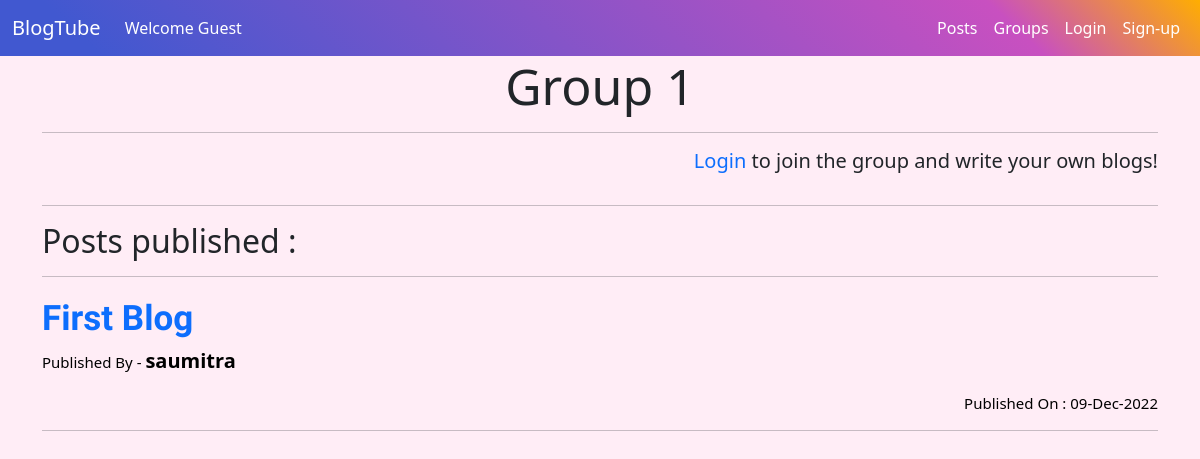
/group/group_detail/4, run on an earlier commit of the app's database.
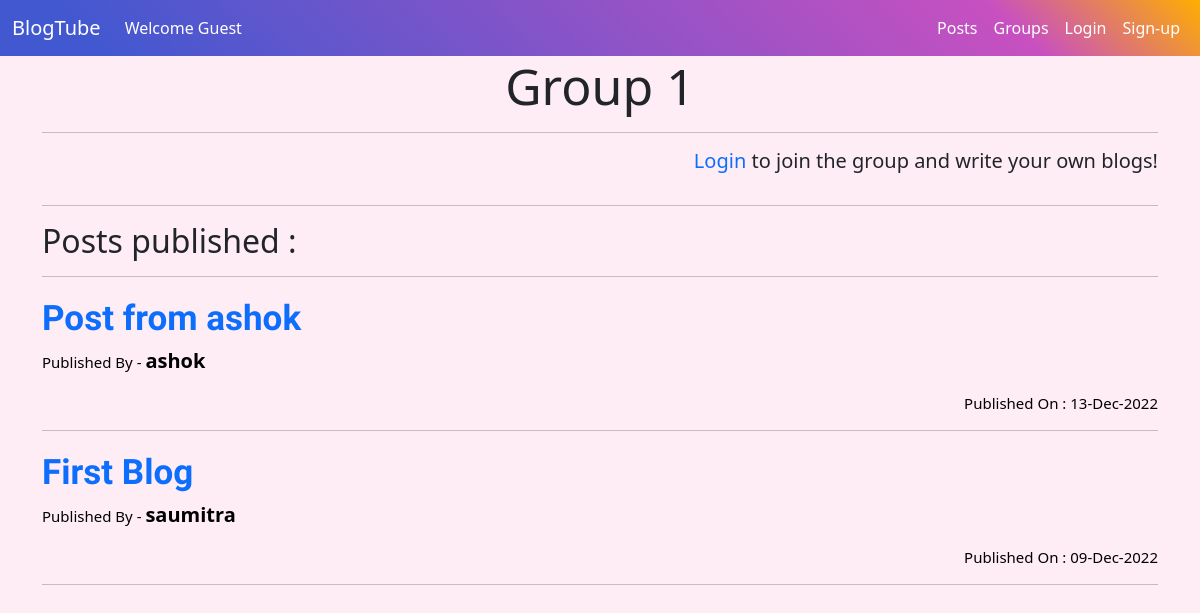
And on a later commit of the database.
### blog/models.py (models this page shows, shortened)
class Post(models.Model):
    user = models.ForeignKey(User,related_name='posts',on_delete=models.CASCADE)
    group = models.ForeignKey(Group,on_delete=models.CASCADE)
    title = models.CharField(max_length=250)
    description = models.TextField()
    created_on = models.DateTimeField(default=timezone.now)

### group/views.py (the view)
# urls.py: path("group_detail/<int:pk>",views.GroupDetailView.as_view(),name='group_detail'),
class GroupDetailView(DetailView):
    model = Group
    extra_context = {'title': 'Group Details'}

### group/models.py (called while the page is built)
    @property
    def postlist(self):
        post_list = self.post_set.filter(created_on__lte=timezone.now()).order_by('-created_on')
        return post_list

    @property
    def postcount(self):
        posts = self.post_set.all()
        post_count = len([post for post in posts])
        return post_count

### group/templates/group/group_detail.html
{% extends 'base.html' %}
{% block content %}
<h1><p class="text-center" style="font-size: 50px">{{ group.name }}</p></h1>
<div class="container">
    <hr>
    <div class="row">
        {% if user.profile in group.profile.all %}
            <div class="col-lg-6">
                <a href="{% url 'blog:post_create_new' pk=group.pk %}" class="btn btn-primary">Create your own post</a>
            </div>
            <div class="col-lg-6 text-end">
                <a href="{% url 'group:group_leave' profile_id=user.profile.id group_id=group.id %}" class="btn btn-danger">Leave Group</a>
            </div>
        {% else %}
            {% if user.is_authenticated %}
            <div class="col-lg-6">
                <a href="{% url 'group:group_join' pk=group.pk %}" class="btn btn-success">Join Group</a>
            </div>
            {% else %}
            <div class="col-lg-12">
                <h5><p class="text-end"><a style="text-decoration: none;" href="{% url 'login' %}">Login</a> to join the group and write your own blogs!</p></h5>
            </div>
            {% endif %}
        {% endif %}
    </div>
</div>
<div class="container">
    <hr>
    {% if group.postcount == 0 %}
    <h5><p>Be the first one to publish a post !</p></h5>
    {% else %}
    <h2>Posts published :</h2>
    <hr>
    {% include 'blog/post_list.html' %}
    {% endif %}
</div>
{% endblock content %}

### blog/templates/blog/post_list.html
{% for post in group.postlist %}
<div class="post-container">
    <a class="post-title" href="{% url 'blog:post_detail' pk=post.pk %}">{{ post.title }}</a>
    <p id="post-data" class="text-start">Published By - <a id="author" href="{% url 'user:profile' pk=post.user.profile.id %}">{{ post.user}}</a> </p>
    <p id="post-data" class="text-end date">Published On : {{ post.created_on|date:"d-M-Y" }}</p>
    <hr>
</div>
{% endfor %}

What changed in the data, as far as the page shows it:
added Post: title "Post from ashok", user "ashok", created_on "13-Dec-2022"
